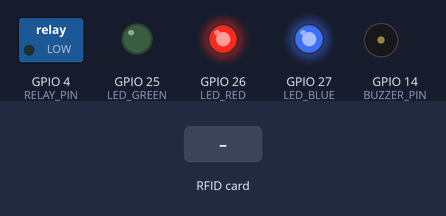
A sketch run on a simulated ESP32. Parts: switched loads named in the sketch (green lamp = pin HIGH), output pins drawn as LEDs (lit = HIGH), buzzer (waves = sounding). Dashed ring = blinking. The inputs (shaded band) are chosen by the test bench. WiFi joins after 1.5 s; servers stay silent unless stated; uploads are accepted with an empty reply; what the sketch prints to the serial monitor is not drawn.

Above: at 2.7 s.
2.8 s: RFID card 5E 7A 19 C4 held to the reader
At 3.6 s:
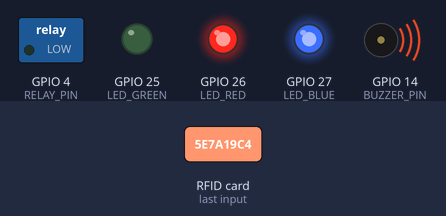
At 4.14 s:
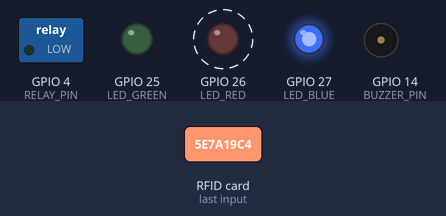
Timing chart, 0 to 6.0 s (numbered marks = the images above; inputs shaded):
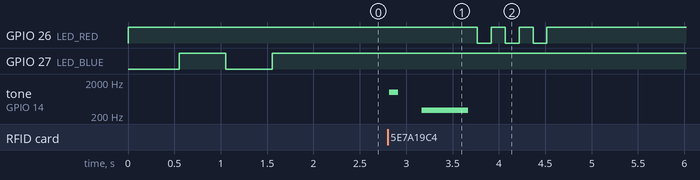

Measured:
- after the input at 2.8 s, GPIO 26 (LED_RED): alternates HIGH for 0.15 s and LOW for 0.15 s, 6 changes in all, then stays HIGH, starting after 0.97 s; tone on GPIO 14 (BUZZER_PIN): silent → 1000 Hz at once, → silent 0.10 s later, → 300 Hz 0.25 s later, → silent 0.50 s later

The sketch:

smart_door.ino
```cpp
/*
 * ============================================================
 *  SMART RENTAL SYSTEM - ESP32 Door Controller
 *  Hardware: ESP32 + MFRC522 (RFID) + Relay + Solenoid Lock
 *  Author: Smart Rental System
 * ============================================================
 *
 *  WIRING:
 *  MFRC522 RFID:
 *    SDA  → GPIO 5
 *    SCK  → GPIO 18
 *    MOSI → GPIO 23
 *    MISO → GPIO 19
 *    RST  → GPIO 22
 *    3.3V → 3.3V
 *    GND  → GND
 *
 *  Relay Module:
 *    IN   → GPIO 4
 *    VCC  → 5V
 *    GND  → GND
 *    COM  → + of Solenoid
 *    NO   → (Normally Open - door LOCKED by default)
 *
 *  LED Indicators:
 *    Green LED (Access OK)  → GPIO 25
 *    Red LED   (Denied)     → GPIO 26
 *    Blue LED  (WiFi)       → GPIO 27
 *
 *  Buzzer  → GPIO 14
 *
 *  LIBRARIES NEEDED (Arduino IDE → Manage Libraries):
 *    - MFRC522 by GithubCommunity
 *    - ArduinoJson by Benoit Blanchon
 *    - ESP32 board package
 * ============================================================
 */

#include <WiFi.h>
#include <HTTPClient.h>
#include <ArduinoJson.h>
#include <SPI.h>
#include <MFRC522.h>

// ── WiFi Configuration ─────────────────────────────────────
const char* WIFI_SSID     = "YOUR_WIFI_SSID";        // ← Change this
const char* WIFI_PASSWORD = "YOUR_WIFI_PASSWORD";     // ← Change this

// ── Server Configuration ────────────────────────────────────
// Replace with your Render URL after deployment
const char* SERVER_URL    = "https://your-app.onrender.com"; // ← Change this
const int   DEVICE_ID     = 1;  // Match ID from devices table

// ── Pin Definitions ─────────────────────────────────────────
#define RFID_SDA_PIN  5
#define RFID_RST_PIN  22
#define RELAY_PIN     4
#define LED_GREEN     25
#define LED_RED       26
#define LED_BLUE      27
#define BUZZER_PIN    14

// ── RFID ────────────────────────────────────────────────────
MFRC522 rfid(RFID_SDA_PIN, RFID_RST_PIN);

// ── State ────────────────────────────────────────────────────
unsigned long lastHeartbeat = 0;
const unsigned long HEARTBEAT_INTERVAL = 30000; // 30 seconds
const unsigned long DOOR_OPEN_MS = 5000;        // Door open for 5 seconds

// ── Setup ────────────────────────────────────────────────────
void setup() {
  Serial.begin(115200);
  Serial.println("\n🚀 Smart Rental Door System Starting...");

  // Initialize pins
  pinMode(RELAY_PIN,  OUTPUT);
  pinMode(LED_GREEN,  OUTPUT);
  pinMode(LED_RED,    OUTPUT);
  pinMode(LED_BLUE,   OUTPUT);
  pinMode(BUZZER_PIN, OUTPUT);

  // Default: door locked
  digitalWrite(RELAY_PIN, LOW);
  digitalWrite(LED_GREEN, LOW);
  digitalWrite(LED_RED,   HIGH); // Red on = locked
  digitalWrite(LED_BLUE,  LOW);

  // Initialize SPI and RFID
  SPI.begin();
  rfid.PCD_Init();
  Serial.println("✅ RFID reader initialized");

  // Connect to WiFi
  connectWiFi();
}

// ── Main Loop ────────────────────────────────────────────────
void loop() {
  // Send heartbeat to server
  if (millis() - lastHeartbeat > HEARTBEAT_INTERVAL) {
    sendHeartbeat();
    lastHeartbeat = millis();
  }

  // Check for RFID card
  if (!rfid.PICC_IsNewCardPresent() || !rfid.PICC_ReadCardSerial()) {
    return;
  }

  String rfidCode = getRFIDString();
  Serial.println("📡 Card detected: " + rfidCode);
  indicateReading();

  // Check access with server
  checkAccess(rfidCode);

  rfid.PICC_HaltA();
  rfid.PCD_StopCrypto1();
  delay(2000); // Debounce
}

// ── WiFi Connection ──────────────────────────────────────────
void connectWiFi() {
  Serial.print("📶 Connecting to WiFi: ");
  Serial.println(WIFI_SSID);

  WiFi.begin(WIFI_SSID, WIFI_PASSWORD);
  int attempts = 0;

  while (WiFi.status() != WL_CONNECTED && attempts < 30) {
    delay(500);
    Serial.print(".");
    digitalWrite(LED_BLUE, !digitalRead(LED_BLUE)); // Blink while connecting
    attempts++;
  }

  if (WiFi.status() == WL_CONNECTED) {
    Serial.println("\n✅ WiFi connected!");
    Serial.print("   IP: "); Serial.println(WiFi.localIP());
    digitalWrite(LED_BLUE, HIGH); // Solid blue = connected
  } else {
    Serial.println("\n❌ WiFi failed! Running in offline mode.");
    digitalWrite(LED_BLUE, LOW);
  }
}

// ── Get RFID as hex string ───────────────────────────────────
String getRFIDString() {
  String result = "";
  for (byte i = 0; i < rfid.uid.size; i++) {
    if (rfid.uid.uidByte[i] < 0x10) result += "0";
    result += String(rfid.uid.uidByte[i], HEX);
  }
  result.toUpperCase();
  return result;
}

// ── Check Access with Server ─────────────────────────────────
void checkAccess(String rfidCode) {
  if (WiFi.status() != WL_CONNECTED) {
    Serial.println("⚠️  No WiFi - denying access");
    denyAccess("No internet connection");
    return;
  }

  HTTPClient http;
  String url = String(SERVER_URL) + "/api/door/access?rfid=" + rfidCode + "&deviceId=" + String(DEVICE_ID);
  Serial.println("🌐 Checking: " + url);

  http.begin(url);
  http.setTimeout(8000);
  int httpCode = http.GET();

  if (httpCode == HTTP_CODE_OK) {
    String payload = http.getString();
    Serial.println("📥 Response: " + payload);

    StaticJsonDocument<256> doc;
    DeserializationError err = deserializeJson(doc, payload);

    if (!err) {
      const char* access = doc["access"];
      const char* reason = doc["reason"];
      const char* tenant = doc["tenant"] | "Unknown";

      Serial.printf("👤 Tenant: %s | Decision: %s | Reason: %s\n", tenant, access, reason);

      if (String(access) == "ALLOW") {
        grantAccess(String(tenant));
      } else {
        denyAccess(String(reason));
      }
    } else {
      Serial.println("❌ JSON parse error");
      denyAccess("Parse error");
    }
  } else {
    Serial.printf("❌ HTTP error: %d\n", httpCode);
    denyAccess("Server error " + String(httpCode));
  }

  http.end();
}

// ── Grant Access ─────────────────────────────────────────────
void grantAccess(String tenantName) {
  Serial.println("✅ ACCESS GRANTED to: " + tenantName);

  // Visual + audio feedback
  digitalWrite(LED_RED,   LOW);
  digitalWrite(LED_GREEN, HIGH);
  buzzSuccess();

  // Unlock door (relay ON)
  digitalWrite(RELAY_PIN, HIGH);
  Serial.println("🚪 Door UNLOCKED");

  delay(DOOR_OPEN_MS);

  // Lock door again
  digitalWrite(RELAY_PIN, LOW);
  digitalWrite(LED_GREEN, LOW);
  digitalWrite(LED_RED,   HIGH);
  Serial.println("🔒 Door LOCKED");
}

// ── Deny Access ──────────────────────────────────────────────
void denyAccess(String reason) {
  Serial.println("🚫 ACCESS DENIED: " + reason);

  // Visual + audio feedback
  digitalWrite(LED_GREEN, LOW);
  buzzDenied();

  // Flash red
  for (int i = 0; i < 3; i++) {
    digitalWrite(LED_RED, LOW);  delay(150);
    digitalWrite(LED_RED, HIGH); delay(150);
  }
}

// ── Indicate Reading ─────────────────────────────────────────
void indicateReading() {
  tone(BUZZER_PIN, 1000, 100);
  delay(150);
}

// ── Buzzer Patterns ──────────────────────────────────────────
void buzzSuccess() {
  tone(BUZZER_PIN, 1000, 100); delay(120);
  tone(BUZZER_PIN, 1500, 200); delay(250);
}

void buzzDenied() {
  tone(BUZZER_PIN, 300, 500);
  delay(600);
}

// ── Heartbeat ────────────────────────────────────────────────
void sendHeartbeat() {
  if (WiFi.status() != WL_CONNECTED) return;

  HTTPClient http;
  String url = String(SERVER_URL) + "/api/devices/heartbeat";
  http.begin(url);
  http.addHeader("Content-Type", "application/json");

  String body = "{\"device_id\":" + String(DEVICE_ID) +
                ",\"ip_address\":\"" + WiFi.localIP().toString() + "\"}";

  http.POST(body);
  http.end();
}
```
